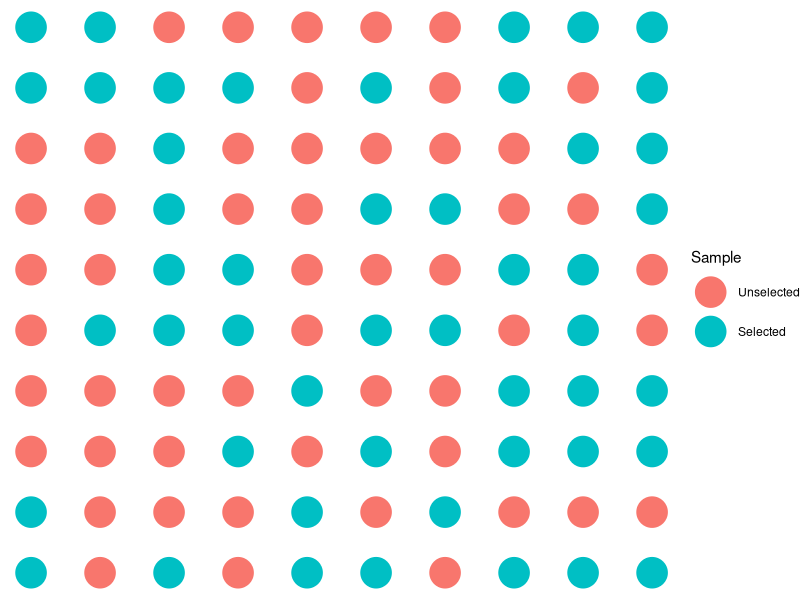

This figure's R source:
library(ggplot2)

## Create 10 x 10 grid
df <- expand.grid(
  X = 1:10,
  Y = 1:10
)

## Draw sample
df$Sample <- factor(
  sample(x = 1:2, size = 100, replace = TRUE),
  labels = c("Unselected", "Selected")
)

## Plot sample
ggplot(data = df, mapping = aes(X, Y, color = Sample)) + 
  geom_point(size = 10) +
  theme_void()
